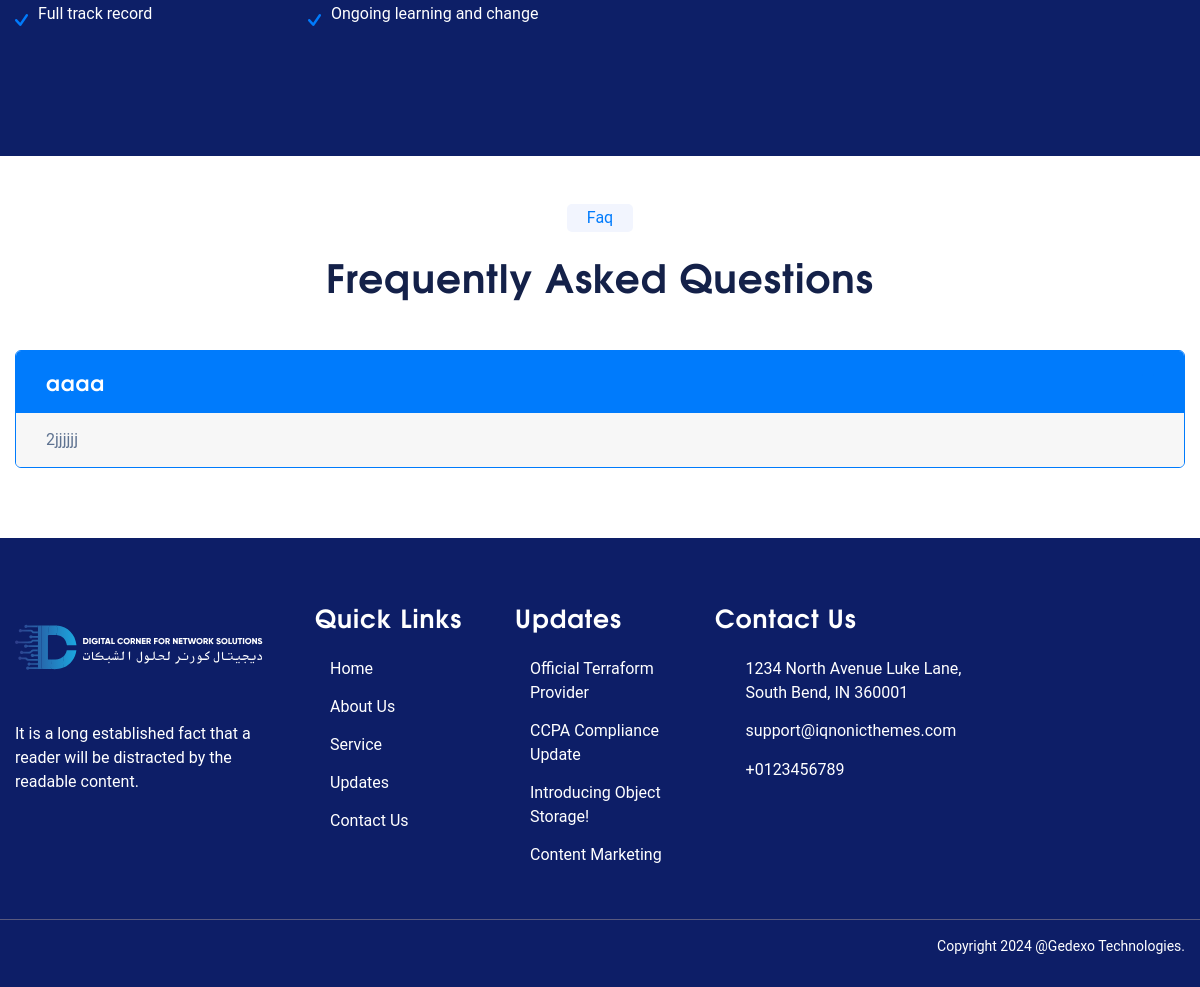
Page /about/ (lower part) on the earlier database version.
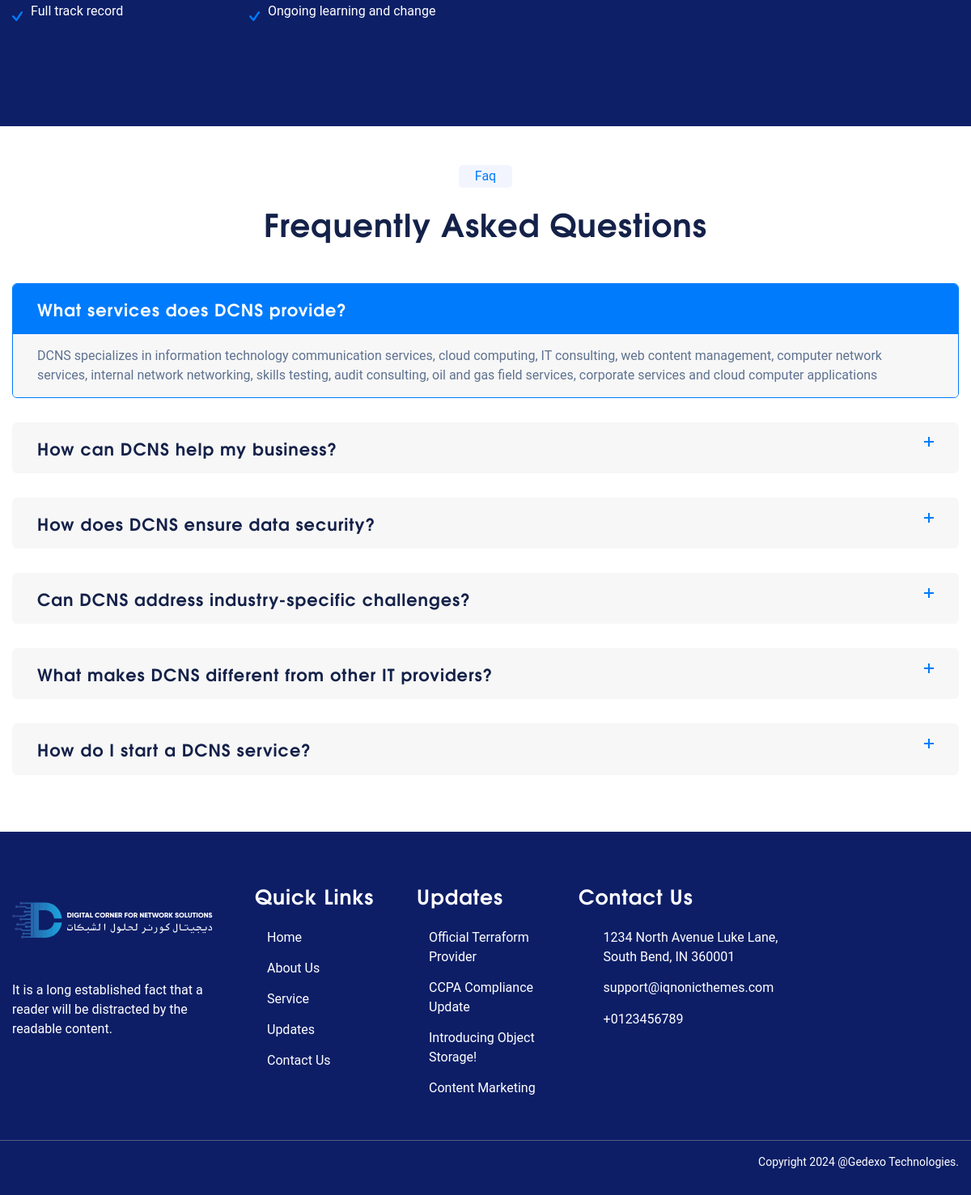
Same page on the later database version.
### web/models.py (models this page shows, shortened)
class Faq(models.Model):
    title = models.CharField(max_length=100)
    description = models.TextField()

class Updates(models.Model):
    title = models.CharField(max_length=255)
    slug = models.SlugField(unique=True)
    description = RichTextField(blank=True, null=True)
    image = models.ImageField(upload_to="web/images/update/")
    pub_date = models.DateField(auto_now_add=True)
    author = models.ForeignKey(User, on_delete=models.CASCADE, default=1)
    category = models.CharField(max_length=100, blank=True, null=True)
    is_updates = models.BooleanField(default=False)
    is_home = models.BooleanField(default=False)
    is_create = models.DateTimeField(auto_now_add=True)
    class Meta:
        ordering = [
            "id",
        ]
        verbose_name = "Updates"
        verbose_name_plural = "Updates"
    def get_absolute_url(self):
        return reverse("web:update_details", kwargs={"slug": self.slug})

### web/views.py (the view)
# urls.py: path("about/", views.about, name="about"),
def about(request):
    faq = Faq.objects.all()
    context = {
        "faq": faq,
        "is_about": True,
    }
    return render(request, "web/about.html", context)

### web/context_processors.py (called while the page is built)
def updates_context(request):
    updates = Updates.objects.filter(is_updates=True)
    return {"updates": updates}

### templates/web/about.html (shortened to what this page needs)
{% extends 'web/partials/base.html' %}
{% load static %}
{% block content %}
<div class="mt-5">
   {% include "web/partials/whychoose.html" %}
</div>
<section class="iq-pricing-section pt-5 iq-pb-70">
   <div class="container">
      <div class="row">
         <div class="col-lg-12">
            <div class="text-center iq-title-box iq-title-default iq-title-box-2">
               <span class="iq-subtitle">Faq</span>
               <h2 class="iq-title">Frequently Asked Questions</h2>
            </div>
         </div>
      </div>
      <div class="row">
         <div class="col-lg-12">
            <div class="iq-accordion  iq-accordion-semi-round iq-accordion-classic">
               {% for faq_item in faq %}
               <div class="iq-accordion-block">
                  <div class="iq-accordion-title">
                     <div class="iq-icon-right">
                        <i aria-hidden="true" class="ion ion-minus-round active"></i>
                        <i aria-hidden="true" class="ion ion-plus inactive"></i>
                     </div>
                     <h5 class="mb-0 accordion-title">{{ faq_item.title }}</h5>
                  </div>
                  <div class="iq-accordion-details">
                     <p class="iq-content-text">{{ faq_item.description|safe }}</p>
                  </div>
               </div>
               {% endfor %}
            </div>
         </div>
      </div>
   </div>
</section>
{% endblock %}

### templates/web/partials/footer.html (shortened to what the changed rows need)
{% load static %}
<footer id="contact" class=" iq-over-dark-90">
    <div class="footer-top">
        <div class="container">
            <div class="row">
                <div class="col-lg-2 col-md-6 col-sm-6 mt-lg-0 mt-4">
                    <div class="widget">
                        <div class="menu-about">
                            <ul id="menu-about-menu" class="menu">
                                {% for update_details in updates %}
                                <li><a href="{{ update_details.get_absolute_url }}">{{ update_details.title }}</a></li>
                                {% endfor %}
                            </ul>
                        </div>
                    </div>
                </div>
            </div>
        </div>
    </div>
</footer>

Differences in the rows shown:
removed Faq: title "aaaa", description "2jjjjjj"
added Faq: title "What services does DCNS provide?", description "DCNS specializes in information technology communication services, cloud computing, IT consulting, web content management, computer network services, internal network networking, skills testing, audit consulting, oil and gas field services, corporate services and cloud computer applications"
added Faq: title "How can DCNS help my business?"
added Faq: title "How does DCNS ensure data security?"
added Faq: title "Can DCNS address industry-specific challenges?"
added Faq: title "What makes DCNS different from other IT providers?"
added Faq: title "How do I start a DCNS service?"
